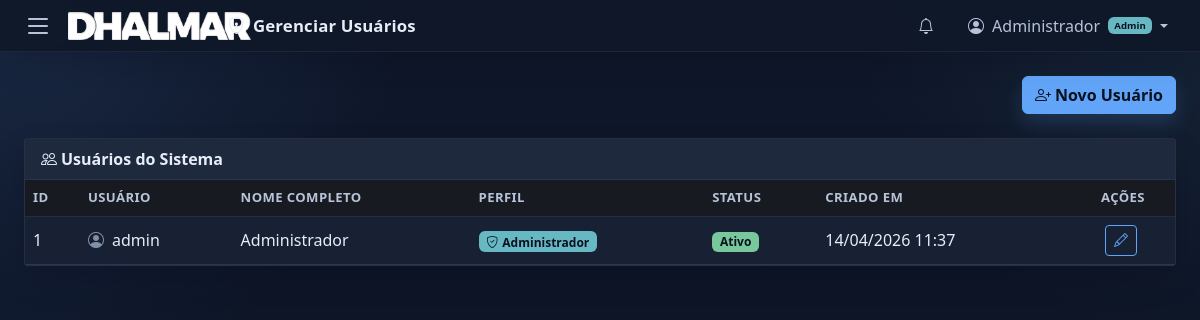
Page /admin/users (signed in) on the committed database.
### app/models.py (models this page shows, shortened)
class User(Base):
    __tablename__ = "users"
    id = Column(Integer, primary_key=True, index=True)
    username = Column(String(100), nullable=False, unique=True)
    full_name = Column(String(200), nullable=False, default="")
    password_hash = Column(String(255), nullable=False)
    role = Column(String(10), nullable=False, default="USER")  # ADMIN or USER
    active = Column(Integer, default=1)  # 1=active, 0=disabled
    created_at = Column(DateTime, default=datetime.utcnow)

### app/routers/admin.py (the view)
@router.get("/users")
def list_users(
    request: Request,
    admin: User = Depends(require_admin),
    db: Session = Depends(get_db),
):
    users = db.query(User).order_by(User.username).all()
    return request.app.state.templates.TemplateResponse(
        request=request,
        name="admin/users.html",
        context={
            "users": users,
            "current_user": admin,
            "active_page": "admin",
        },
    )

### app/templates/admin/users.html (shortened to what this page needs)
{% extends "base.html" %}
{% block topbar_title %}<i class="bi bi-shield-lock me-2"></i>Gerenciar Usuários{% endblock %}
{% block content %}
<div class="d-flex justify-content-end align-items-center mb-4">
    <button class="btn btn-primary" data-bs-toggle="modal" data-bs-target="#createUserModal">
        <i class="bi bi-person-plus me-1"></i>Novo Usuário
    </button>
</div>
<div class="card">
    <div class="card-header">
        <i class="bi bi-people me-1"></i>Usuários do Sistema
    </div>
    <div class="card-body p-0">
        <div class="table-responsive">
            <table class="table table-hover mb-0">
                <thead class="table-dark">
                    <tr>
                        <th>ID</th>
                        <th>Usuário</th>
                        <th>Nome Completo</th>
                        <th>Perfil</th>
                        <th>Status</th>
                        <th>Criado em</th>
                        <th class="text-center">Ações</th>
                    </tr>
                </thead>
                <tbody>
                    {% for user in users %}
                    <tr>
                        <td>{{ user.id }}</td>
                        <td>
                            <i class="bi bi-person-circle me-1 text-muted"></i>
                            {{ user.username }}
                        </td>
                        <td>{{ user.full_name or '—' }}</td>
                        <td>
                            {% if user.role == 'ADMIN' %}
                            <span class="badge bg-info"><i class="bi bi-shield-check me-1"></i>Administrador</span>
                            {% else %}
                            <span class="badge bg-secondary"><i class="bi bi-person me-1"></i>Usuário</span>
                            {% endif %}
                        </td>
                        <td>
                            {% if user.active %}
                            <span class="badge bg-success">Ativo</span>
                            {% else %}
                            <span class="badge bg-danger">Inativo</span>
                            {% endif %}
                        </td>
                        <td>{{ user.created_at.strftime('%d/%m/%Y %H:%M') if user.created_at else '—' }}</td>
                        <td class="text-center">
                            <a href="/admin/users/{{ user.id }}/edit" class="btn btn-sm btn-outline-primary me-1"
                               title="Editar">
                                <i class="bi bi-pencil"></i>
                            </a>
                        </td>
                    </tr>
                    {% endfor %}
                </tbody>
            </table>
        </div>
    </div>
</div>
{% endblock %}

### app/templates/base.html (shortened to what this page needs)
<!DOCTYPE html>
<html lang="pt-BR" data-bs-theme="dark">
<head>
    <link href="https://cdn.jsdelivr.net/npm/bootstrap@5.3.3/dist/css/bootstrap.min.css"
          rel="stylesheet">
    <link href="https://cdn.jsdelivr.net/npm/bootstrap-icons@1.11.3/font/bootstrap-icons.min.css"
          rel="stylesheet">
    <link href="/static/css/style.css?v=15" rel="stylesheet">
</head>
<body>
<header id="topbar" class="topbar">
    <div class="topbar-left">
        {% if request.state.current_user %}
        <button id="navToggleBtn" class="topbar-hamburger" aria-label="Menu" aria-expanded="false">
            <span></span>
            <span></span>
            <span></span>
        </button>
        {% endif %}
        <img src="/static/images/DHALMARLOGO.png" alt="Dhalmar" class="topbar-logo">
    </div>
    <div class="topbar-center">
        <div class="topbar-center-content">
            <span class="topbar-page-title">{% block topbar_title %}{% endblock %}</span>
        </div>
    </div>
    <div class="topbar-right">
        {% if request.state.current_user %}
        <div class="topbar-icon-wrapper" id="notificationBell" role="button"
             data-bs-toggle="modal" data-bs-target="#notificationModal"
             title="Notificações">
            <i class="bi bi-bell"></i>
        </div>
        <div class="dropdown">
            <a class="topbar-user dropdown-toggle" href="#" id="userDropdown"
               role="button" data-bs-toggle="dropdown" aria-expanded="false">
                <i class="bi bi-person-circle"></i>
                <span class="d-none d-md-inline ms-1">
                    {{ request.state.current_user.full_name or request.state.current_user.username }}
                </span>
                {% if request.state.current_user.role == 'ADMIN' %}
                <span class="badge bg-info ms-1" style="font-size: 0.6rem;">Admin</span>
                {% endif %}
            </a>
        </div>
        {% endif %}
    </div>
</header>
<main id="mainContent" class="main-content">
    {% block content %}{% endblock %}
</main>
</body>
</html>

### rows in the picture
User: state.current_user "Administrador", id "1", username "admin", full_name "Administrador", role "ADMIN" (drawn), active "Ativo", created_at "14/04/2026 11:37"
